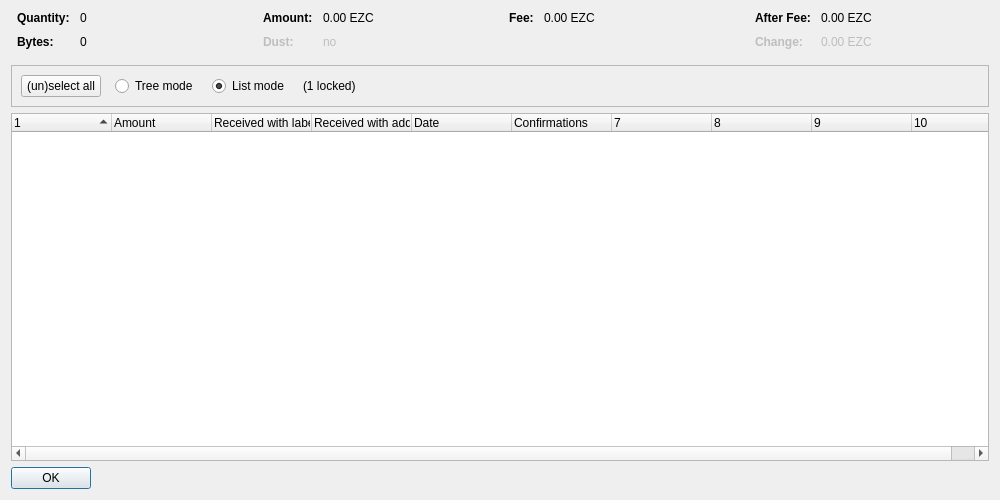
<?xml version="1.0" encoding="UTF-8"?>
<ui version="4.0">
 <class>CoinControlDialog</class>
 <widget class="QDialog" name="CoinControlDialog">
  <property name="geometry">
   <rect>
    <x>0</x>
    <y>0</y>
    <width>1000</width>
    <height>500</height>
   </rect>
  </property>
  <property name="windowTitle">
   <string>Coin Selection</string>
  </property>
  <layout class="QVBoxLayout" name="verticalLayout">
   <item>
    <layout class="QHBoxLayout" name="horizontalLayoutTop" stretch="0,0,0,0">
     <property name="topMargin">
      <number>0</number>
     </property>
     <property name="bottomMargin">
      <number>10</number>
     </property>
     <item>
      <layout class="QFormLayout" name="formLayoutCoinControl1">
       <property name="horizontalSpacing">
        <number>10</number>
       </property>
       <property name="verticalSpacing">
        <number>10</number>
       </property>
       <property name="leftMargin">
        <number>6</number>
       </property>
       <property name="rightMargin">
        <number>6</number>
       </property>
       <item row="0" column="0">
        <widget class="QLabel" name="labelCoinControlQuantityText">
         <property name="font">
          <font>
           <weight>75</weight>
           <bold>true</bold>
          </font>
         </property>
         <property name="text">
          <string>Quantity:</string>
         </property>
        </widget>
       </item>
       <item row="0" column="1">
        <widget class="QLabel" name="labelCoinControlQuantity">
         <property name="cursor">
          <cursorShape>IBeamCursor</cursorShape>
         </property>
         <property name="contextMenuPolicy">
          <enum>Qt::ActionsContextMenu</enum>
         </property>
         <property name="text">
          <string notr="true">0</string>
         </property>
         <property name="textInteractionFlags">
          <set>Qt::LinksAccessibleByMouse|Qt::TextSelectableByKeyboard|Qt::TextSelectableByMouse</set>
         </property>
        </widget>
       </item>
       <item row="1" column="0">
        <widget class="QLabel" name="labelCoinControlBytesText">
         <property name="font">
          <font>
           <weight>75</weight>
           <bold>true</bold>
          </font>
         </property>
         <property name="text">
          <string>Bytes:</string>
         </property>
        </widget>
       </item>
       <item row="1" column="1">
        <widget class="QLabel" name="labelCoinControlBytes">
         <property name="cursor">
          <cursorShape>IBeamCursor</cursorShape>
         </property>
         <property name="contextMenuPolicy">
          <enum>Qt::ActionsContextMenu</enum>
         </property>
         <property name="text">
          <string notr="true">0</string>
         </property>
         <property name="textInteractionFlags">
          <set>Qt::LinksAccessibleByMouse|Qt::TextSelectableByKeyboard|Qt::TextSelectableByMouse</set>
         </property>
        </widget>
       </item>
      </layout>
     </item>
     <item>
      <layout class="QFormLayout" name="formLayoutCoinControl2">
       <property name="horizontalSpacing">
        <number>10</number>
       </property>
       <property name="verticalSpacing">
        <number>10</number>
       </property>
       <property name="leftMargin">
        <number>6</number>
       </property>
       <property name="rightMargin">
        <number>6</number>
       </property>
       <item row="0" column="0">
        <widget class="QLabel" name="labelCoinControlAmountText">
         <property name="font">
          <font>
           <weight>75</weight>
           <bold>true</bold>
          </font>
         </property>
         <property name="text">
          <string>Amount:</string>
         </property>
        </widget>
       </item>
       <item row="0" column="1">
        <widget class="QLabel" name="labelCoinControlAmount">
         <property name="cursor">
          <cursorShape>IBeamCursor</cursorShape>
         </property>
         <property name="contextMenuPolicy">
          <enum>Qt::ActionsContextMenu</enum>
         </property>
         <property name="text">
          <string notr="true">0.00 EZC</string>
         </property>
         <property name="textInteractionFlags">
          <set>Qt::LinksAccessibleByMouse|Qt::TextSelectableByKeyboard|Qt::TextSelectableByMouse</set>
         </property>
        </widget>
       </item>
       <item row="1" column="0">
        <widget class="QLabel" name="labelCoinControlLowOutputText">
         <property name="enabled">
          <bool>false</bool>
         </property>
         <property name="font">
          <font>
           <weight>75</weight>
           <bold>true</bold>
          </font>
         </property>
         <property name="text">
          <string>Dust:</string>
         </property>
        </widget>
       </item>
       <item row="1" column="1">
        <widget class="QLabel" name="labelCoinControlLowOutput">
         <property name="enabled">
          <bool>false</bool>
         </property>
         <property name="cursor">
          <cursorShape>IBeamCursor</cursorShape>
         </property>
         <property name="contextMenuPolicy">
          <enum>Qt::ActionsContextMenu</enum>
         </property>
         <property name="text">
          <string notr="true">no</string>
         </property>
         <property name="textInteractionFlags">
          <set>Qt::LinksAccessibleByMouse|Qt::TextSelectableByKeyboard|Qt::TextSelectableByMouse</set>
         </property>
        </widget>
       </item>
      </layout>
     </item>
     <item>
      <layout class="QFormLayout" name="formLayoutCoinControl3">
       <property name="horizontalSpacing">
        <number>10</number>
       </property>
       <property name="verticalSpacing">
        <number>10</number>
       </property>
       <property name="leftMargin">
        <number>6</number>
       </property>
       <property name="rightMargin">
        <number>6</number>
       </property>
       <item row="0" column="0">
        <widget class="QLabel" name="labelCoinControlFeeText">
         <property name="font">
          <font>
           <weight>75</weight>
           <bold>true</bold>
          </font>
         </property>
         <property name="text">
          <string>Fee:</string>
         </property>
        </widget>
       </item>
       <item row="0" column="1">
        <widget class="QLabel" name="labelCoinControlFee">
         <property name="cursor">
          <cursorShape>IBeamCursor</cursorShape>
         </property>
         <property name="contextMenuPolicy">
          <enum>Qt::ActionsContextMenu</enum>
         </property>
         <property name="text">
          <string notr="true">0.00 EZC</string>
         </property>
         <property name="textInteractionFlags">
          <set>Qt::LinksAccessibleByMouse|Qt::TextSelectableByKeyboard|Qt::TextSelectableByMouse</set>
         </property>
        </widget>
       </item>
      </layout>
     </item>
     <item>
      <layout class="QFormLayout" name="formLayoutCoinControl4">
       <property name="horizontalSpacing">
        <number>10</number>
       </property>
       <property name="verticalSpacing">
        <number>10</number>
       </property>
       <property name="leftMargin">
        <number>6</number>
       </property>
       <property name="rightMargin">
        <number>6</number>
       </property>
       <item row="0" column="0">
        <widget class="QLabel" name="labelCoinControlAfterFeeText">
         <property name="font">
          <font>
           <weight>75</weight>
           <bold>true</bold>
          </font>
         </property>
         <property name="text">
          <string>After Fee:</string>
         </property>
        </widget>
       </item>
       <item row="0" column="1">
        <widget class="QLabel" name="labelCoinControlAfterFee">
         <property name="cursor">
          <cursorShape>IBeamCursor</cursorShape>
         </property>
         <property name="contextMenuPolicy">
          <enum>Qt::ActionsContextMenu</enum>
         </property>
         <property name="text">
          <string notr="true">0.00 EZC</string>
         </property>
         <property name="textInteractionFlags">
          <set>Qt::LinksAccessibleByMouse|Qt::TextSelectableByKeyboard|Qt::TextSelectableByMouse</set>
         </property>
        </widget>
       </item>
       <item row="1" column="0">
        <widget class="QLabel" name="labelCoinControlChangeText">
         <property name="enabled">
          <bool>false</bool>
         </property>
         <property name="font">
          <font>
           <weight>75</weight>
           <bold>true</bold>
          </font>
         </property>
         <property name="text">
          <string>Change:</string>
         </property>
        </widget>
       </item>
       <item row="1" column="1">
        <widget class="QLabel" name="labelCoinControlChange">
         <property name="enabled">
          <bool>false</bool>
         </property>
         <property name="cursor">
          <cursorShape>IBeamCursor</cursorShape>
         </property>
         <property name="contextMenuPolicy">
          <enum>Qt::ActionsContextMenu</enum>
         </property>
         <property name="text">
          <string notr="true">0.00 EZC</string>
         </property>
         <property name="textInteractionFlags">
          <set>Qt::LinksAccessibleByMouse|Qt::TextSelectableByKeyboard|Qt::TextSelectableByMouse</set>
         </property>
        </widget>
       </item>
      </layout>
     </item>
    </layout>
   </item>
   <item>
    <widget class="QFrame" name="frame">
     <property name="minimumSize">
      <size>
       <width>0</width>
       <height>40</height>
      </size>
     </property>
     <property name="frameShape">
      <enum>QFrame::StyledPanel</enum>
     </property>
     <property name="frameShadow">
      <enum>QFrame::Sunken</enum>
     </property>
     <layout class="QHBoxLayout" name="horizontalLayout">
      <item>
       <layout class="QHBoxLayout" name="horizontalLayoutPanel" stretch="0,0,0,0,0">
        <property name="spacing">
         <number>14</number>
        </property>
        <item>
         <widget class="QPushButton" name="pushButtonSelectAll">
          <property name="sizePolicy">
           <sizepolicy hsizetype="Maximum" vsizetype="Fixed">
            <horstretch>0</horstretch>
            <verstretch>0</verstretch>
           </sizepolicy>
          </property>
          <property name="text">
           <string>(un)select all</string>
          </property>
          <property name="autoDefault">
           <bool>false</bool>
          </property>
         </widget>
        </item>
        <item>
         <widget class="QRadioButton" name="radioTreeMode">
          <property name="sizePolicy">
           <sizepolicy hsizetype="Maximum" vsizetype="Fixed">
            <horstretch>0</horstretch>
            <verstretch>0</verstretch>
           </sizepolicy>
          </property>
          <property name="text">
           <string>Tree mode</string>
          </property>
         </widget>
        </item>
        <item>
         <widget class="QRadioButton" name="radioListMode">
          <property name="sizePolicy">
           <sizepolicy hsizetype="Maximum" vsizetype="Fixed">
            <horstretch>0</horstretch>
            <verstretch>0</verstretch>
           </sizepolicy>
          </property>
          <property name="text">
           <string>List mode</string>
          </property>
          <property name="checked">
           <bool>true</bool>
          </property>
         </widget>
        </item>
        <item>
         <widget class="QLabel" name="labelLocked">
          <property name="text">
           <string notr="true">(1 locked)</string>
          </property>
         </widget>
        </item>
        <item>
         <spacer name="horizontalSpacer">
          <property name="orientation">
           <enum>Qt::Horizontal</enum>
          </property>
          <property name="sizeHint" stdset="0">
           <size>
            <width>40</width>
            <height>20</height>
           </size>
          </property>
         </spacer>
        </item>
       </layout>
      </item>
     </layout>
    </widget>
   </item>
   <item>
    <widget class="CoinControlTreeWidget" name="treeWidget">
     <property name="contextMenuPolicy">
      <enum>Qt::CustomContextMenu</enum>
     </property>
     <property name="sortingEnabled">
      <bool>false</bool>
     </property>
     <property name="columnCount">
      <number>10</number>
     </property>
     <attribute name="headerShowSortIndicator" stdset="0">
      <bool>true</bool>
     </attribute>
     <attribute name="headerStretchLastSection">
      <bool>false</bool>
     </attribute>
     <column>
      <property name="text">
       <string/>
      </property>
     </column>
     <column>
      <property name="text">
       <string>Amount</string>
      </property>
     </column>
     <column>
      <property name="text">
       <string>Received with label</string>
      </property>
     </column>
     <column>
      <property name="text">
       <string>Received with address</string>
      </property>
     </column>
     <column>
      <property name="text">
       <string>Date</string>
      </property>
     </column>
     <column>
      <property name="text">
       <string>Confirmations</string>
      </property>
      <property name="toolTip">
       <string>Confirmed</string>
      </property>
     </column>
     <column>
      <property name="text">
       <string/>
      </property>
     </column>
     <column>
      <property name="text">
       <string/>
      </property>
     </column>
     <column>
      <property name="text">
       <string/>
      </property>
     </column>
     <column>
      <property name="text">
       <string/>
      </property>
     </column>
    </widget>
   </item>
   <item>
    <widget class="QDialogButtonBox" name="buttonBox">
     <property name="sizePolicy">
      <sizepolicy hsizetype="Maximum" vsizetype="Fixed">
       <horstretch>0</horstretch>
       <verstretch>0</verstretch>
      </sizepolicy>
     </property>
     <property name="orientation">
      <enum>Qt::Horizontal</enum>
     </property>
     <property name="standardButtons">
      <set>QDialogButtonBox::Ok</set>
     </property>
    </widget>
   </item>
  </layout>
 </widget>
 <customwidgets>
  <customwidget>
   <class>CoinControlTreeWidget</class>
   <extends>QTreeWidget</extends>
   <header>qt/coincontroltreewidget.h</header>
  </customwidget>
 </customwidgets>
 <resources/>
 <connections/>
</ui>
